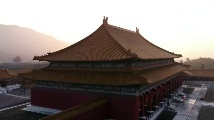
#> input picture zy/_samples/f0000.jpg, 214 x 120 px
$ python -i image_processing.py   (imports and definitions only)
#> lines starting #> are read from the running program, lines starting #| are printed output that depends on the picture
import cv2
import numpy as np
from PIL import Image
import io
import os


# [58 lines left out: functions load_image, resize_image, not called in this run]


def remove_noise(img, method='gaussian'):
    """
    去除图片噪声（提升病害识别精度）
    :param img: OpenCV格式图片(RGB)
    :param method: 去噪方法 - gaussian(高斯模糊)/median(中值滤波)/bilateral(双边滤波)
    :return: 去噪后的图片
    """
    if method == 'gaussian':
        # 高斯模糊：适合去除高斯噪声，保留边缘
        img_denoised = cv2.GaussianBlur(img, (3, 3), 0)
    elif method == 'median':
        # 中值滤波：适合去除椒盐噪声（如图片中的白点/黑点）
        img_denoised = cv2.medianBlur(img, 3)
    elif method == 'bilateral':
        # 双边滤波：去噪同时保留更多细节（速度较慢）
        img_denoised = cv2.bilateralFilter(img, 9, 75, 75)
    else:
        raise ValueError(f"不支持的去噪方法：{method}")

    return img_denoised


# [67 lines left out: functions enhance_contrast, image_to_bytes, save_processed_image, preprocess_for_yolo, not called in this run]

>>> import cv2
>>> picture = cv2.imread('../zy/_samples/f0000.jpg')
#> picture is the input picture: shape (120, 214, 3); mean B, G, R 117.8, 121.4, 130.1
>>> result = remove_noise(picture)
#> in remove_noise, `img_denoised = cv2.GaussianBlur(img, (3, 3), 0)`:
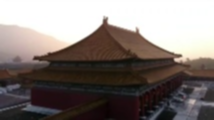
#> img_denoised: shape (120, 214, 3); mean B, G, R 117.8, 121.4, 130.2

$ run again, on zy/_samples/f0250.jpg
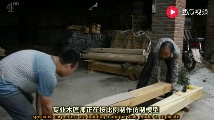
#> input picture zy/_samples/f0250.jpg, 214 x 120 px
#> picture is the input picture: shape (120, 214, 3); mean B, G, R 60.1, 67.6, 69.1
#> in remove_noise, `img_denoised = cv2.GaussianBlur(img, (3, 3), 0)`:
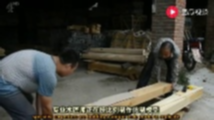
#> img_denoised: shape (120, 214, 3); mean B, G, R 60, 67.5, 69

$ run again, on zy/_samples/f0300.jpg
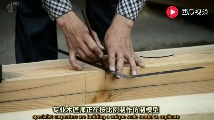
#> input picture zy/_samples/f0300.jpg, 214 x 120 px
#> picture is the input picture: shape (120, 214, 3); mean B, G, R 89.5, 108.9, 119.5
#> in remove_noise, `img_denoised = cv2.GaussianBlur(img, (3, 3), 0)`:
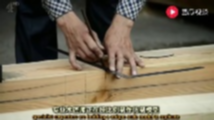
#> img_denoised: shape (120, 214, 3); mean B, G, R 89.3, 108.7, 119.4

$ run again, on zy/_samples/f0350.jpg
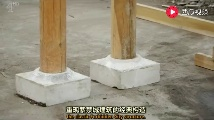
#> input picture zy/_samples/f0350.jpg, 214 x 120 px
#> picture is the input picture: shape (120, 214, 3); mean B, G, R 122.1, 141.5, 150
#> in remove_noise, `img_denoised = cv2.GaussianBlur(img, (3, 3), 0)`:
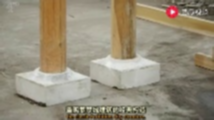
#> img_denoised: shape (120, 214, 3); mean B, G, R 122, 141.4, 150
